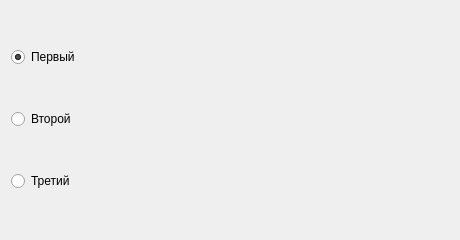
<?xml version="1.0" encoding="UTF-8"?>
<ui version="4.0"><class>Dialog</class><widget class="QDialog" name="Dialog"><property name="geometry"><rect><x>0</x><y>0</y><width>460</width><height>240</height></rect></property><property name="windowTitle"><string>#073 states/158_radio_trio</string></property><layout class="QVBoxLayout" name="verticalLayout"><property name="leftMargin"><number>11</number></property><property name="topMargin"><number>11</number></property><property name="rightMargin"><number>11</number></property><property name="bottomMargin"><number>11</number></property><property name="spacing"><number>6</number></property><item><widget class="QRadioButton" name="r1"><property name="text"><string>Первый</string></property><property name="checked"><bool>true</bool></property></widget></item><item><widget class="QRadioButton" name="r2"><property name="text"><string>Второй</string></property><property name="checked"><bool>false</bool></property></widget></item><item><widget class="QRadioButton" name="r3"><property name="text"><string>Третий</string></property><property name="checked"><bool>false</bool></property></widget></item></layout></widget></ui>
